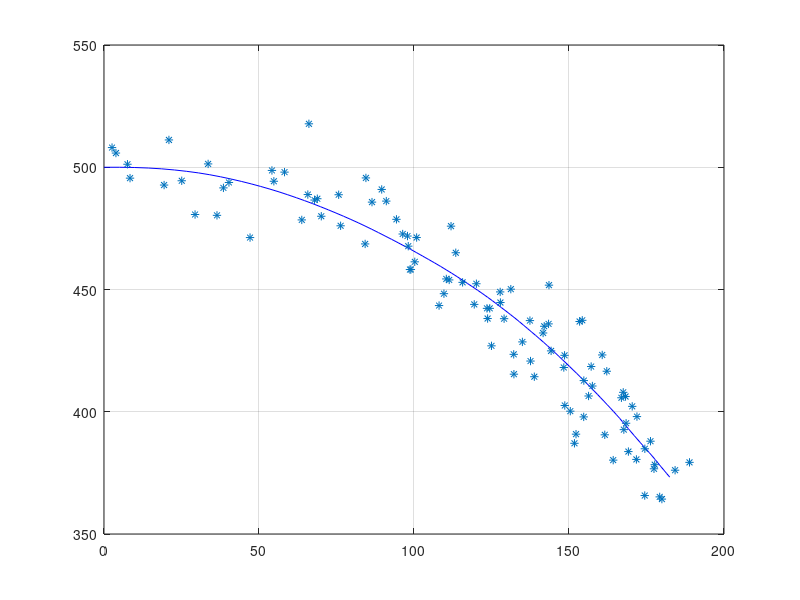
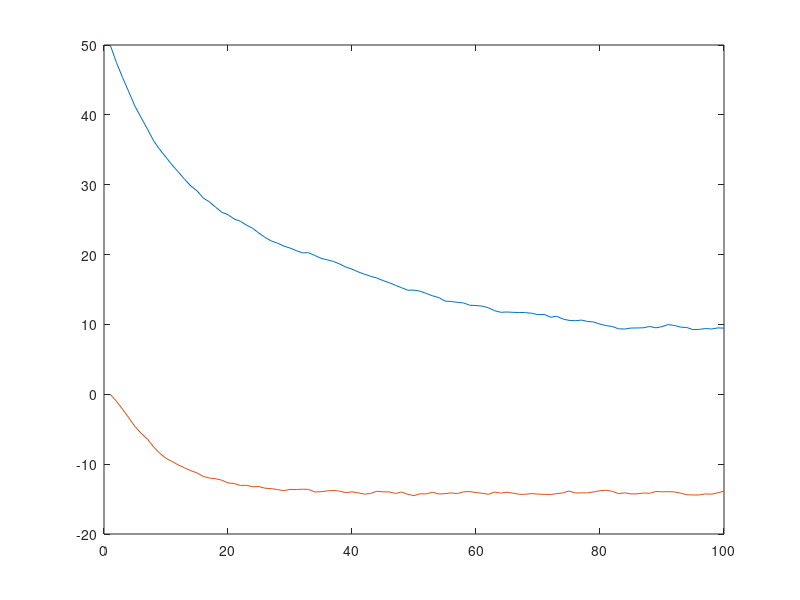

Here is the MATLAB script that generated these plots, in order: (Note: this script raises an error after producing the figures.)
% 扩展卡尔曼滤波(EKF)算法

kx = .01;                   % x方向阻尼系数
ky = .05;                   % y方向阻尼系数
g = 9.8;                    % 重力
t = 10;                     % 仿真时间
Ts = 0.1;                   % 采样周期
len = fix(t/Ts);            % 仿真步数，向0靠拢取整

% 真实轨迹模拟（类似平抛运动，坐标(0,500),水平初始速度50，垂直初始速度0）
dax = 1.5;                  % 系统噪声
day = 1.5;
X = zeros(len,4);
X(1,:) = [0, 50, 500, 0];   %初始化，[x坐标，x速度，y坐标，y速度]
for k = 2:len
    x =  X(k-1,1);
    vx = X(k-1,2);
    y =  X(k-1,3);
    vy = X(k-1,4);
    
    x = x + vx * Ts;                                    % 水平位置
    vx = vx + (-kx * vx^2 + dax * randn(1,1)) * Ts;     % 减速+噪声
    y = y + vy * Ts;                                    % 垂直位置
    vy = vy + (ky * vy^2 - g + day* randn(1,1)) * Ts;   % 加速+噪声
    
    X(k,:) = [x, vx, y, vy];    
end

figure(1),hold off,
plot(X(:,1),X(:,3),'-b'),grid on
figure(2),
plot(X(:,2:2:4))            % 平抛曲线
    
% 测量
mrad = 0.001;
dr = 10;
dafa = 10*mrad;             % 测量噪声
for k = 1:len
    r = sqrt(X(k,1)^2 + X(k,3)^2) + dr*randn(1,1);      % 距离
    a = atan(X(k,1)/X(k,3)) + dafa*randn(1,1);          % 角度
    Z(k,:) = [r, a];
end

figure(1),hold on,          % 测量所得散点图
plot(Z(:,1).*sin(Z(:,2)), Z(:,1).*cos(Z(:,2)),'*')

% EKF滤波
Qk = diag([0; dax; 0; day])^2;
Rk = diag([dr; dafa])^2;
Xk = zeros(4,1);
Pk = 100*eye(4);                        % 初始协方差矩阵
X_est = X;
for k = 1:len
    Ft = JacobianF(X(k,:), kx, ky);     % 一阶偏导数
    Hk = JacobianH(X(k,:));
    fX = fff(X(k,:), kx, ky, g, Ts);
    hfX = hhh(fX);
    [Xk, Pk, Kk] = ekf(eye(4) + Ft * Ts, Qk, fX, Pk, Hk, Rk, Z(k,:)'-hfX);
    X_est(k,:) = Xk';
end

figure(1),
plot(X_est(:,1), X_est(:,3), '+r')
xlabel('X');ylabel('Y');title('ekf simulation');
legend('real', 'measurement', 'ekf estimated');


%--------------------------------------------------------------------
function F = JacobianF(X, kx, ky)        % 系统状态雅可比函数(一阶导数)
    vx = X(2);
    vy = X(4);
    F = zeros(4,4);
    F(1, 1) = 1;
    F(2, 2) = -2 * kx * vx;
    F(3, 4) = 1;
    F(4, 4) = 2 * ky * vy;
end
    
function H = JacobianH(X)               % 量测雅可比函数  
    x = X(1); 
    y = X(3);  
    H = zeros(2,4);  
    r = sqrt(x^2+y^2);  
    H(1,1) = 1/r; 
    H(1,3) = 1/r;  
    xy2 = 1+(x/y)^2;  
    H(2,1) = 1/xy2*1/y; 
    H(2,3) = 1/xy2*x*(-1/y^2);  
end  
    
function fX = fff(X, kx, ky, g, Ts)     % 系统状态非线性函数  
    x = X(1); 
    vx = X(2); 
    y = X(3); 
    vy = X(4);   
    x1 = x + vx*Ts;  
    vx1 = vx + (-kx*vx^2)*Ts;  
    y1 = y + vy*Ts;  
    vy1 = vy + (ky*vy^2-g)*Ts;  
    fX = [x1; vx1; y1; vy1];  
end  
    
function hfX = hhh(fX)                  % 量测非线性函数  
    x = fX(1); 
    y = fX(3);  
    r = sqrt(x^2+y^2);  
    a = atan(x/y);  
    hfX = [r; a];  
end
    
function [Xk, Pk, Kk] = ekf(Phikk_1, Qk, fXk_1, Pk_1, Hk, Rk, Zk_hfX) % ekf 滤波函数  
    Pkk_1 = Phikk_1*Pk_1*Phikk_1' + Qk;   
    Pxz = Pkk_1*Hk';    
    Pzz = Hk*Pxz + Rk;     
    Kk = Pxz*Pzz^-1;  
    Xk = fXk_1 + Kk*Zk_hfX;  
    Pk = Pkk_1 - Kk*Pzz*Kk';  
end 
    
    
    
    
    
